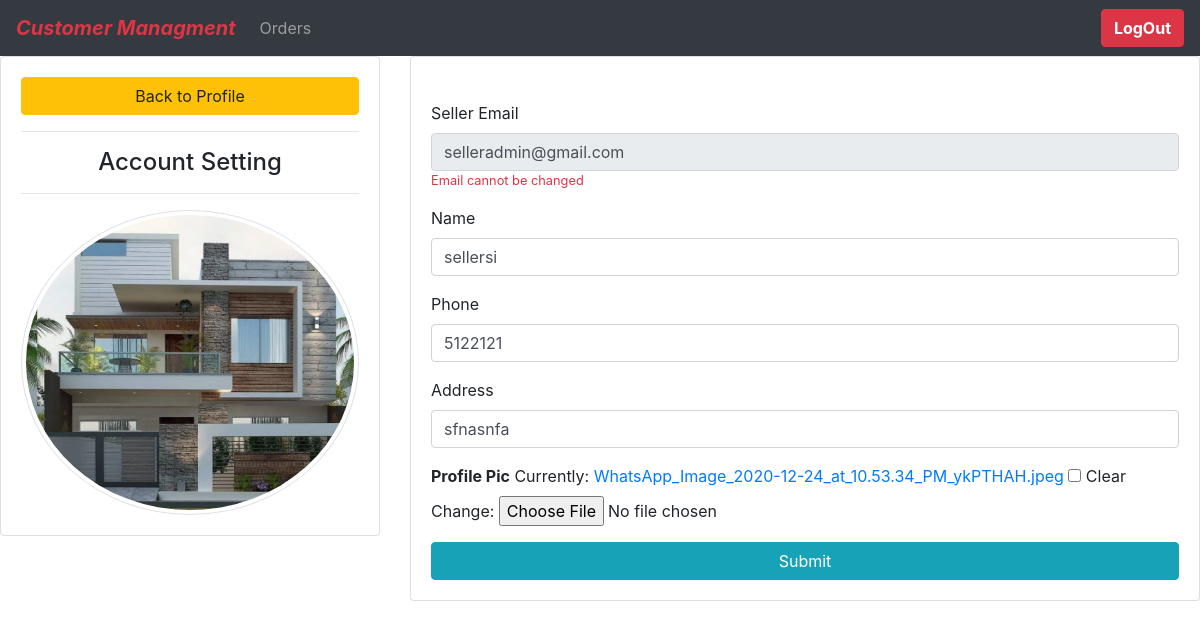
The page /seller/settings/ (signed in) on the database its author committed.
### Authentication/models.py (models this page shows, shortened)
class User(AbstractBaseUser,PermissionsMixin):
    email = models.EmailField( max_length=255, unique=True)
    user_type = models.CharField(max_length=200,choices=USER_TYPE_CHOICES,null=True)
    last_login = models.DateTimeField( blank=True, null=True)
    is_staff = models.BooleanField( default=False)
    is_superuser = models.BooleanField( default=False)
    is_active = models.BooleanField( default=True)
    date_joined = models.DateTimeField(default=timezone.now)
    objects = UserManager()
    USERNAME_FIELD = 'email'
    REQUIRED_FIELDS = []
    class Meta:
        ordering = ['email']

### seller/models.py (models this page shows, shortened)
class Seller(models.Model):
    user = models.OneToOneField(User,on_delete=models.CASCADE,unique=True)
    name = models.CharField(max_length=60,null=True)
    phone = models.CharField(max_length=13,null=True)
    address = models.CharField(max_length=200 , default="address here" ,null=True)
    profile_pic = models.ImageField(null=True, default="defaultprofile.jpg" ,blank=True)
    created_at = models.DateTimeField(auto_now_add=True,max_length=200)
    updated_at = models.DateTimeField(auto_now=True,max_length=200)
    class Meta:
        verbose_name = 'Seller'
        verbose_name_plural = 'Sellers'

### seller/views.py (the view)
# urls.py: path('settings/',settings_seller, name="settings_seller"),
@login_required(login_url="signin")
@user_passes_test(is_user_seller , login_url='signin')
def settings_seller(request ):
    seller =  Seller.objects.get(user=request.user)
    form =  SellerForm(instance=seller)
    if request.method == 'POST':
        form = SellerForm(request.POST,request.FILES,instance=seller)
        if form.is_valid():
            form.save()
    context = {'form' : form ,"seller":seller}
    return render(request , 'settings_update_seller.html' , context)

### seller/forms.py
class SellerForm(forms.ModelForm):
    class Meta:
        model = Seller
        fields = '__all__'
        exclude = ['created_at' , 'updated_at']

### seller/views.py (called while the page is built)
def is_user_seller(user):
    if user.user_type=="SELLER" and user.is_active:
        return True

### static/template/settings_update_seller.html (shortened to what this page needs)
{% extends 'main.html' %}
{% load widget_tweaks %}
{% block content %}
<div class="row">
    <div class="col-md-4 ">
        <div class="card">
            <div class="card-body">
            <a href="{% url 'seller-home' %}" class="btn btn-block btn-warning">Back to Profile</a>
            <hr>
            <h4 class="card-title text-center mt-3"> Account Setting</h4>
            <hr>
            <img class="img-thumbnail rounded-circle" src="{{request.user.seller.profile_pic.url}}" alt="">
            </div>
        </div>
    </div>
    <div class="col-md">
        <form class="form" method="POST" action="" enctype="multipart/form-data">
            <div class="card">
                <div class="card-body">
                    <br>
                    <div class="form-group">
                        <label class="form-label">Seller Email</label>
                        <input type="text" readonly class="form-control" id="staticEmail" value={{seller.user}} >
                        <small class="text-danger">Email cannot be changed</small>
                    </div>
                    <div class="form-group">
                        <label class="form-label">Name</label>
                        {% render_field form.name  class="form-control" placeholder="First Name .."  %}
                    </div>
                    <div class="form-group">
                        <label class="form-label">Phone</label>
                        {% render_field form.phone  class="form-control" placeholder="Last Name .."  %}
                    </div>
                    <div class="form-group">
                        <label class="form-label">Address</label>
                        {% render_field form.address  class="form-control" placeholder="Last Name .."  %}
                    </div>
                    <div class="form-group">
                        <label class="form-label font-weight-bold">Profile Pic</label>
                        {% render_field form.profile_pic  class="" type="file"   %}
                    </div>
                    <button class="btn btn-block btn-info" type="submit" name="submit"> Submit</button>
                </div>
            </div>
        </form>
    </div>
</div>
{% endblock %}

### rows shown on the page
User: user.seller.profile_pic (picture)
Seller: user "selleradmin@gmail.com", name "sellersi", phone "5122121", address "sfnasnfa"
